Frame 1 (no input): blank canvas, image omitted
Frame 60 (the mouse pressed at the canvas centre just before this capture): blank canvas, image omitted
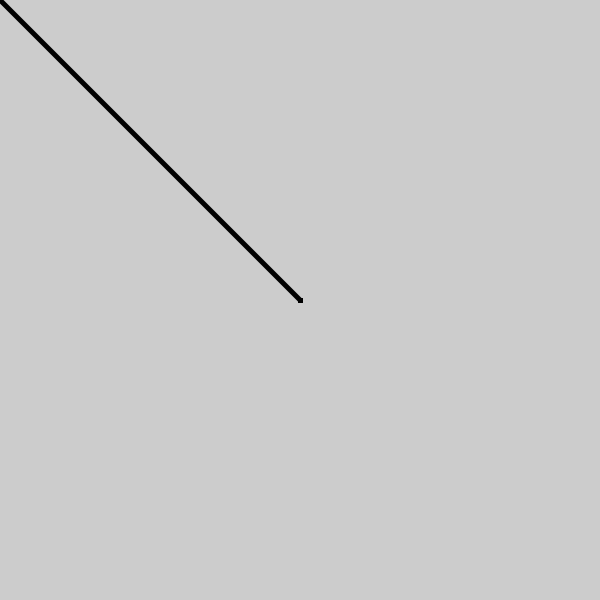
Frame 120 (the mouse held since frame 60 and released just before this capture)

The Processing sketch whose frames 1 and 60 were blank and that drew this single picture after the mouse press (run headless with seeded random() and noise(); from frame 60 on, the mouse is pressed at the canvas centre):

// Processing sketch: drawingboard
// ── drawingboard.pde
void setup()
{
  size(600, 600);
  strokeWeight(5);
}

void draw()
{
  if (mousePressed) {
    line(mouseX, mouseY, pmouseX, pmouseY);
  }
  
  doThis(500, 300);
  int BIH = 7;
  doThis(BIH, mouseX);
}

void doThis(int x, int y) {
  // x exists in here and is equal to what you pass
  // y is the 2nd number
}

void keyPressed()
{
  background(255);
}
